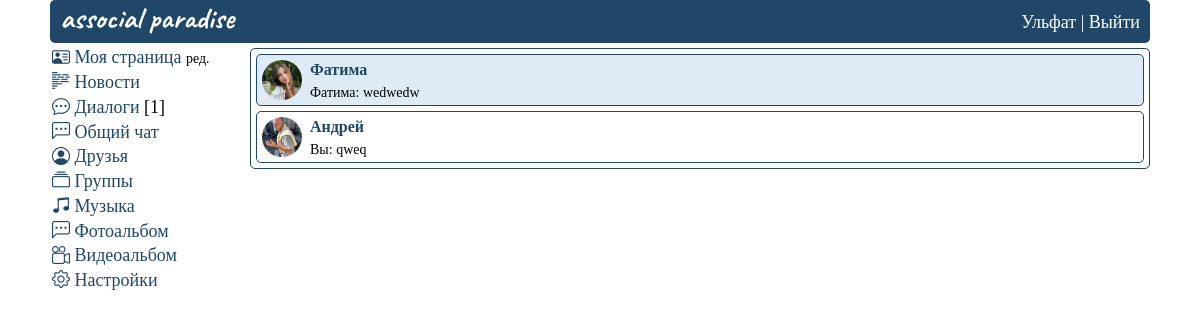
Page /dialogues (signed in) on the earlier database version.
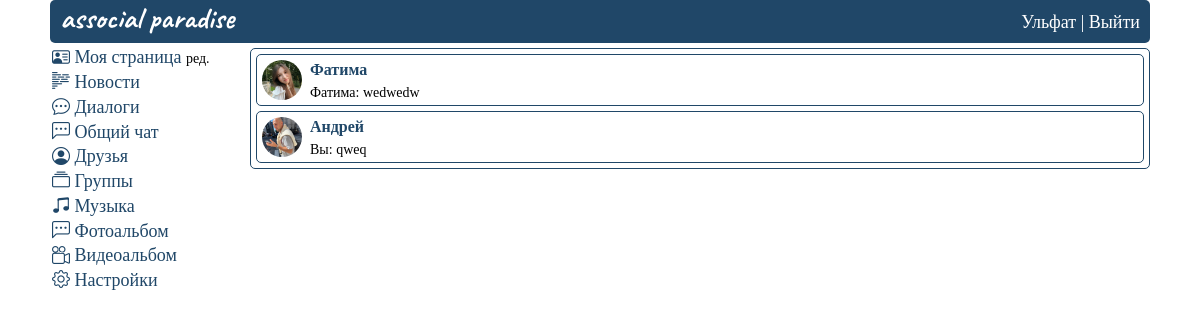
Same page on the later database version.
### mysite/views.py (the view, shortened to what this page needs)
# urls.py: path('dialogues', dialogues, name='dialogues'),
@login_required(login_url='home')
def dialogues(request):
    userid = getAuthUser(request)
    personal_data = getUser(userid)
    allDialogues = getAllMessages(userid)
    unread_messages = calculation_unread(allDialogues, userid)
    data = {
        'unread_messages': unread_messages,
        'userid': userid,
        'allDialogues': allDialogues,
        'personal_data': personal_data
    }
    return render(request, 'dialogues.html', data)

### mysite/views.py (called while the page is built)
def getAuthUser(request):
    return request.session.get('is_auth', False)

def getUser(userid):
    return UserProfile.objects.get(user_id=userid)

def calculation_unread(messages, userid):
    msg = 0
    for i in messages:
        if i.status_message == 0 and int(i.last_sender) != userid:
            msg += 1
    return msg

def getAllMessages(userid):
    allMsg = HaveDialog.objects.raw(
        f'select 1 as id, up.first_name as name_sender, up2.first_name as name_recipient, hd.time_update, hd.last_sender, up3.first_name as name_last_sender, hd.user_recipient_id, hd.user_sender_id, hd.status_message, up.avatar, hd.last_message from mysite_havedialog hd join mysite_userprofile up on up.user_id = hd.user_sender_id join mysite_userprofile up2 on up2.user_id = hd.user_recipient_id join mysite_userprofile up3 on up3.user_id = hd.last_sender where hd.user_recipient_id = {userid} order by hd.time_update desc')
    return allMsg

### mysite/templates/dialogues.html (shortened to what this page needs)
{%extends 'base.html'%}
{% load static %}
{%block content%}
    <div class="wrapper_users">
    {% include "header.html" %}
    <div class="rows_user">
        <div class="col1_user">
            {% include "menu.html" %}
        </div>
        <div class="col2_user">
            <div class="dialogs__content">
                {% if allDialogues %}
                {% for dialog in allDialogues %}
                {% if dialog.status_message == 0 %}
                <div class="dialogs__message" style="background: #cbdeee9d;">
                {% else %}
                <div class="dialogs__message">
                {% endif %}
                    <div class="dialogs__image">
                        <a href="{% url 'viewUser' dialog.user_sender_id %}"><img class="img" src="{% static dialog.avatar|cut:'mysite/static' %}"></a>
                    </div>
                    <div class="dialogs__text">
                        <div class="dialogs__name">
                            <a href="{% url 'viewUser' dialog.user_sender_id %}">{{ dialog.name_sender }}</a>
                        </div>
                        <div class="dialog__message">
                            <a href="{% url 'viewDialogues' dialog.user_sender_id %}">{% if dialog.name_last_sender != dialog.name_recipient %}{{ dialog.name_last_sender }}: {% else %}Вы: {% endif %}{{ dialog.last_message }}</a>
                        </div>
                    </div>
                </div>
                {% endfor %}
                {% else %}
                <div class="none_dialogs">
                    <span>Вы пока ни с кем не общались.</span>
                </div>
                {% endif %}
            </div>
        </div>
    </div>
    </div>
{%endblock%}

Differences in the rows shown:
changed HaveDialog "Фатима": status_message False → True (drawn)
Other differences:
{{ unread_messages }}: "1" → (not shown)
